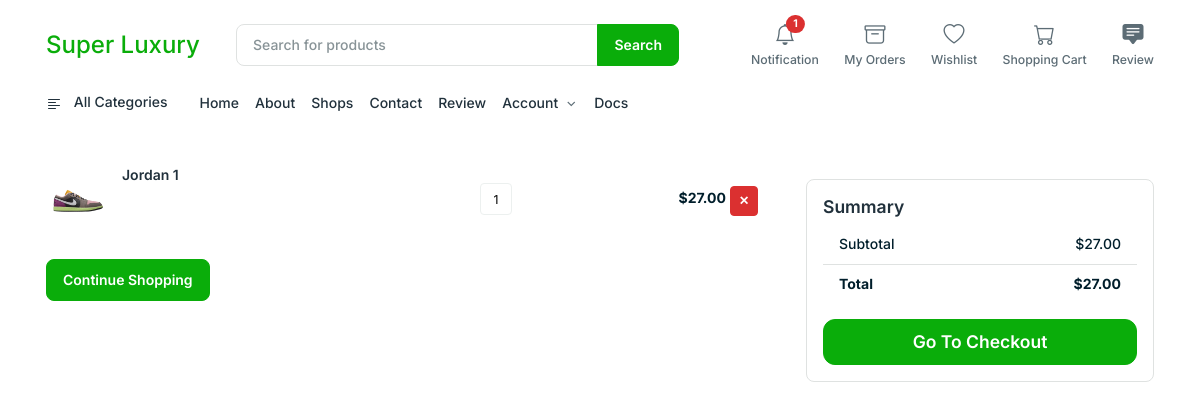
The app's page /cart/cart/ (signed in) with its own data.
### cart/models.py (models this page shows, shortened)
class CartItem(models.Model):
    user = models.ForeignKey(User, on_delete=models.CASCADE, related_name='cart_items')
    product = models.ForeignKey(Product, on_delete=models.CASCADE)
    quantity = models.PositiveIntegerField(default=1)
    @property
    def total_price(self):
        if self.product.sale_price:
            return self.quantity * self.product.sale_price
        return self.quantity * self.product.price

### products/models.py (models this page shows, shortened)
class Product(models.Model):
   name = models.CharField(max_length=100)
   price = models.DecimalField(default=0, decimal_places=2, max_digits=6)
   category = models.ForeignKey(Category, on_delete=models.CASCADE, default=1)
   desciption = models.CharField(max_length=300, default='', blank=True, null=True)
   image = models.ImageField(upload_to='uploads/product/')
   is_sale = models.BooleanField(default=False)
   sale_price = models.DecimalField(default=0, decimal_places=2, max_digits=6)
   pin_code = models.CharField(max_length=100, null=True)

### cart/views.py (the view)
# urls.py: path('cart/', views.cart_view, name='cart'),
@login_required
def cart_view(request):
    cart_items = CartItem.objects.filter(user=request.user).select_related('product')
    cart_subtotal = sum([item.total_price for item in cart_items], Decimal('0.00'))
    cart_total = cart_subtotal
    return render(request, 'cart.html', {
        'cart_items': cart_items,
        'cart_subtotal': cart_subtotal,
        'cart_total': cart_total,
    })

### dashboard/context_processors.py (called while the page is built)
def unread_count(request):
    if request.user.is_authenticated:
        count = Notification.objects.filter(user = request.user, is_read = False, is_delete = False).count()
    else:
        count = 0
    return {'unread_count':count}

### cart/templates/cart.html (shortened to what this page needs)
{% extends 'base.html' %}
{% block content %}
{% include 'navbar.html' %}
<main>
    <section class="mb-lg-14 mb-8 mt-8">
        <div class="container">
            <div class="row">
                <div class="col-lg-8 col-md-7">
                    <ul class="list-group list-group-flush" id="cart-items">
                        {% for item in cart_items %}
                        <li class="list-group-item py-3 ps-0" data-item-id="{{ item.id }}">
                            <div class="row align-items-center">
                                <div class="col-6 col-md-6 col-lg-7">
                                    <div class="d-flex">
                                        <img src="{{ item.product.image.url }}" alt="{{ item.product.name }}"
                                            class="icon-shape icon-xxl" />
                                        <div class="ms-3">
                                            <a href="{% url 'productdetail' item.product.id %}">
                                                <h6 class="mb-0">{{ item.product.name }}</h6>
                                            </a>
                                        </div>
                                    </div>
                                </div>
                                <div class="col-4 col-md-4 col-lg-3">
                                    <div class="input-group input-spinner">
                                        <input type="number" step="1" max="10" value="{{item.quantity}}" name="quantity"
                                            class="quantity-field form-control-sm form-input" />
                                    </div>
                                </div>
                                <div class="col-2 text-end">
                                    <span class="fw-bold item-total">${{ item.total_price }}</span>
                                    <a href="{% url 'remove_from_cart' item.id %}"
                                        class="btn btn-sm btn-danger mt-1">✕</a>
                                </div>
                            </div>
                        </li>
                        {% empty %}
                        <li class="list-group-item">Your cart is empty.</li>
                        {% endfor %}
                    </ul>
                     <div class="d-flex justify-content-between mt-4">
                  <a href="{% url 'productlist' %}" class="btn btn-primary">Continue Shopping</a>
               </div>
                </div>
                <div class="col-lg-4 col-md-5">
                    <div class="card mt-6 mb-5">
                        <div class="card-body">
                            <h5>Summary</h5>
                            <ul class="list-group list-group-flush">
                                <li class="list-group-item d-flex justify-content-between">
                                    <span>Subtotal</span>
                                    <span id="cart-subtotal">${{ cart_subtotal }}</span>
                                </li>
                                <li class="list-group-item d-flex justify-content-between fw-bold">
                                    <span>Total</span>
                                    <span id="cart-total">${{ cart_total }}</span>
                                </li>
                            </ul>
                            <div class="d-grid mt-4">
                                <a href="{% url 'checkout' %}" class="btn btn-primary btn-lg">
                                    Go To Checkout
                                </a>
                            </div>
                        </div>
                    </div>
                </div>
            </div>
        </div>
    </section>
</main>
{% endblock %}

### records on screen
CartItem: product.image (picture), product.name "Jordan 1", quantity "1", total_price "27.00"

### other values on screen
{{ unread_count }} "1"
{{ cart_subtotal }} "27.00"
{{ cart_total }} "27.00"
